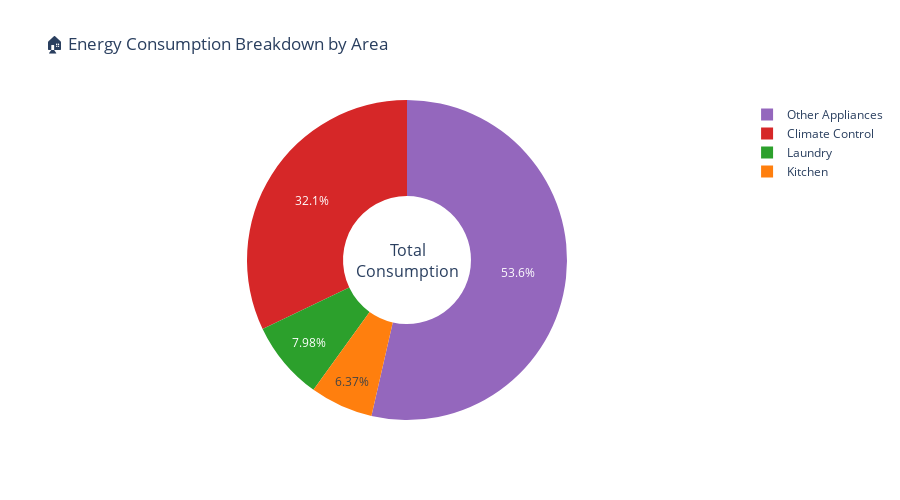

Notebook source saved alongside this figure:
### Markdown cell above
## VISUALIZATION 4: SUB-METERING BREAKDOWN

### Code cell
sub_metering_totals = {
    'Kitchen': df_clean['Sub_metering_1'].sum() / 1000,  # Convert to kWh
    'Laundry': df_clean['Sub_metering_2'].sum() / 1000,
    'Climate Control': df_clean['Sub_metering_3'].sum() / 1000
}

# Calculate other (unmetered)
total_consumption = df_clean['Global_active_power'].sum() * (1/60)  # Convert minutes to hours
metered_total = sum(sub_metering_totals.values())
sub_metering_totals['Other Appliances'] = total_consumption - metered_total

fig = go.Figure(data=[go.Pie(
    labels=list(sub_metering_totals.keys()),
    values=list(sub_metering_totals.values()),
    hole=0.4,
    marker_colors=['#ff7f0e', '#2ca02c', '#d62728', '#9467bd']
)])

fig.update_layout(
    title='🏠 Energy Consumption Breakdown by Area',
    height=500,
    annotations=[dict(text='Total<br>Consumption', x=0.5, y=0.5, font_size=16, showarrow=False)]
)

fig.show()

# Business insight
for area, kwh in sub_metering_totals.items():
    cost = kwh * 0.25
    print(f"{area}: {kwh:,.0f} kWh → €{cost:,.2f}")

### Figure 1 — Plotly figure (JSON) as saved in the notebook; plotly's stock layout.template omitted (floating-point values rounded to 4 significant figures)
{"data": [{"hole": 0.4, "labels": ["Kitchen", "Laundry", "Climate Control", "Other Appliances"], "marker": {"colors": ["#ff7f0e", "#2ca02c", "#d62728", "#9467bd"]}, "type": "pie", "values": [1230.0, 1541.0, 6200.0, 10350.0]}], "layout": {"annotations": [{"font": {"size": 16}, "showarrow": false, "text": "Total<br>Consumption", "x": 0.5, "y": 0.5}], "height": 500, "title": {"text": "🏠 Energy Consumption Breakdown by Area"}}}
